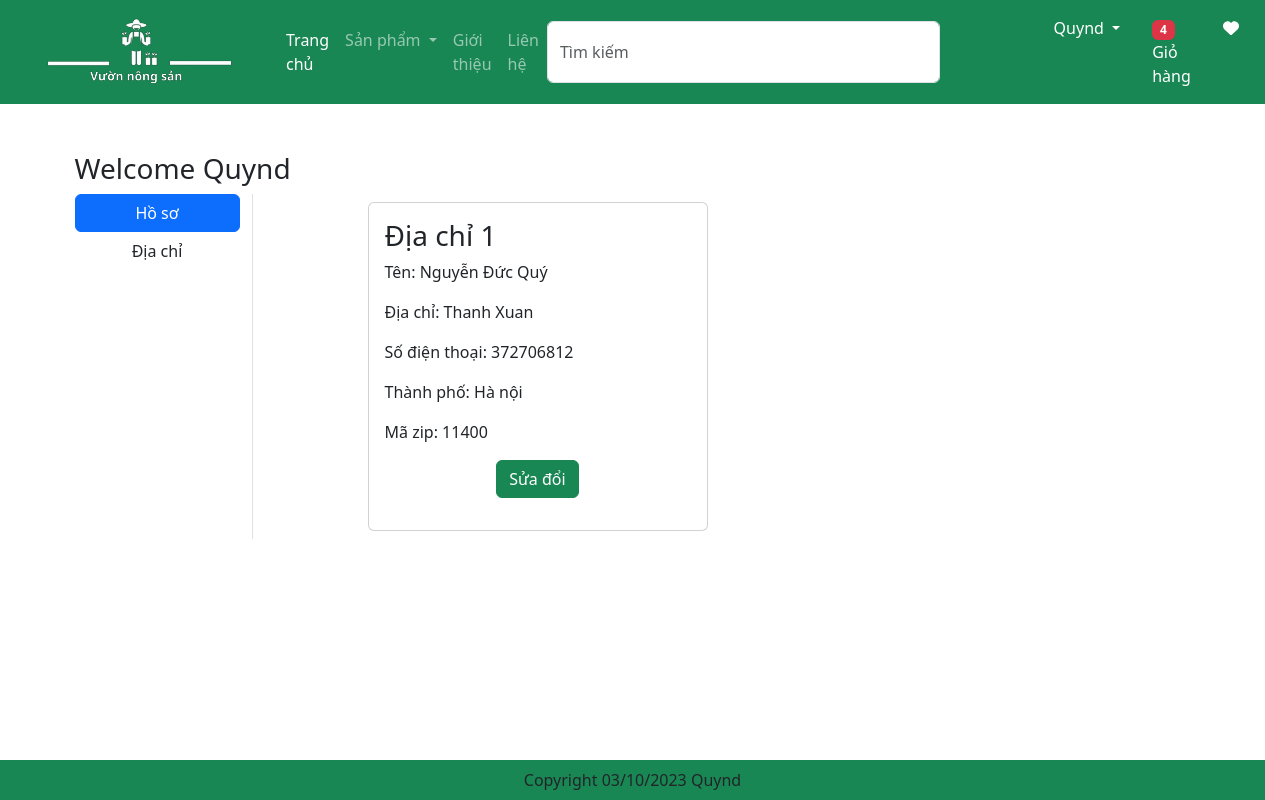
/address/ (signed in), run on the app's committed database.
### app/models.py (models this page shows, shortened)
class Customer(models.Model):
    user = models.ForeignKey(User, on_delete=models.CASCADE)
    name = models.CharField(max_length=200)
    locality = models.CharField(max_length=200)
    city = models.CharField(max_length=200)
    mobile = models.IntegerField(default=0)
    zipcode = models.IntegerField()

### app/views.py (the view)
# urls.py: path('address/', views.address, name='address'),
@login_required
def address(request):
    totalitem = 0
    wishitem = 0
    if request.user.is_authenticated:
        totalitem = len(Cart.objects.filter(user=request.user))
        wishitem = len(Wishlist.objects.filter(user=request.user))
    add = Customer.objects.filter(user=request.user)
    return render(request, 'app/address.html', locals())

### app/templates/app/address.html (shortened to what this page needs)
{% extends "app/base.html" %}
{% load static %}
{% block main-content %}
<div class="container my-5">
    <div class="row">
        <h3>Welcome <span class="text-capitalize">{{request.user}}</span> </h3>
        <div class="col-sm-2 border-end">
            <ul class="list-unstyled">
                <li class="d-grid"><a href="{% url 'profile'%}" class="btn btn-primary">Hồ sơ</a></li>
                <li class="d-grid"><a href="{% url 'address'%}" class="btn ">Địa chỉ</a></li>
            </ul>
        </div>
        <div class="col-sm-8 offset-sm-1">
            <div class="row">
                {% for ad in add %}
                    <div class="col-sm-6">
                        <div class="card m-2">
                            <div class="card-body">
                                <h3>Địa chỉ {{forloop.counter}} </h3>
                                <p>Tên: {{ad.name}}</p>
                                <p>Địa chỉ: {{ad.locality}}</p>
                                <p>Số điện thoại: {{ad.mobile}}</p>
                                <p>Thành phố: {{ad.city}}</p>
                                <p>Mã zip: {{ad.zipcode}}</p>
                                <p class="text-center"><a href="{% url 'updateAddress' pk=ad.id %}" type="button"
                                                          class="btn btn-success">Sửa đổi</a></p>
                            </div>
                        </div>
                    </div>
                {% endfor %}
            </div>
        </div>
    </div>
</div>
{% endblock main-content %}

### app/templates/app/base.html (shortened to what this page needs)
<!DOCTYPE html>
{% load static %}
<html lang="en">
<head>
    <link href="https://cdn.jsdelivr.net/npm/bootstrap@5.3.2/dist/css/bootstrap.min.css" rel="stylesheet"
>
    <link rel="stylesheet" href="{% static 'app/css/owl.carousel.min.css'%}"/>
    <link rel="stylesheet" href="{% static 'app/css/all.min.css'%}" />
    <link rel="stylesheet" href="{% static 'app/css/style.css'%}"/>
</head>
<body>
    <nav class="navbar navbar-expand-lg navbar-dark bg-success">
      <div class="container-fluid">
        <a class="navbar-brand" href="/">
            <img src="{% static 'app/images/logo.png'%}" width="250" height="70"/>
        </a>
        <div class="collapse navbar-collapse" id="navbarSupportedContent">
          <ul class="navbar-nav me-auto mb-2 mb-lg-0">
            <li class="nav-item">
              <a class="nav-link active" aria-current="page" href="/">Trang chủ</a>
            </li>
            <li class="nav-item dropdown">
              <a class="nav-link dropdown-toggle" href="#" role="button" data-bs-toggle="dropdown" aria-expanded="false">
                Sản phẩm
              </a>
            </li>
            <li class="nav-item">
              <a class="nav-link text-while" href="{% url 'about'%}">Giới thiệu</a>
            </li>
            <li class="nav-item">
              <a class="nav-link text-while" href="{% url 'contact'%}">Liên hệ</a>
            </li>
          </ul>
          <form class="d-flex" role="search" action="/search">
            <input class="form-control me-2" type="search" placeholder="Tìm kiếm" name="search" aria-label="Search" style="width: 420px">
            <button class="btn btn-outline-success" type="submit">Tìm kiếm</button>
          </form>
        </div>
        {% if request.user.is_authenticated %}
        <ul class = "navbar-nav me-auto mb-2 mb-lg-0">
            <li class = "nav-item dropdown mx-2">
              <a class="nav-link dropdown-toggle text-white" href="#"
              id="profileDropdown" role="button" data-bs-toggle="dropdown"
              aria-expanded="false"> {{request.user}} </a>
            </li>
            <li class="nav-item mx-2">
                <a href="{% url 'showcart' %}" class="nav-link text-white">
                    <span class="badge bg-danger">{% if totalitem > 0%}{{totalitem}} {%endif%}</span>
                    Giỏ hàng</a>
            </li>
            <li class="nav-item mx-2">
                <a href="#" class="nav-link text-white">
                    <i class="fa fa-heart"></i></a>
            </li>
            {% else %}
                <a href="{% url 'login' %}" class="nav-link text-white" style="padding-right: 25px">Đăng nhập</a>
                <a href="{% url 'customerregistration' %}" class="nav-link text-white" style="padding-right: 70px">Đăng ký</a>
            {% endif %}
        </ul>
      </div>
    </nav>
    {% block main-content %}{% endblock main-content %}
    <footer class="container-fluid fixed-bottom bg-success text-center p-2 mt-5">
        Copyright 03/10/2023 Quynd
    </footer>
</body>
</html>

### data on the page
Customer: name "Nguyễn Đức Quý", locality "Thanh Xuan", mobile "372706812", city "Hà nội", zipcode "11400"

### other printed values
{{ request.user }} "Quynd"
{{ totalitem }} "4"
